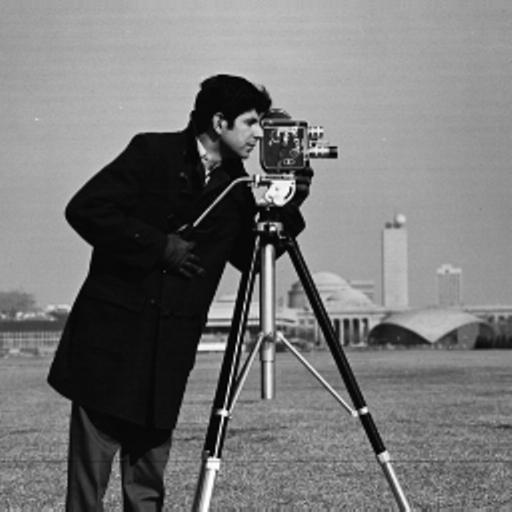
#> input picture Juve_Engine/python/data/cameraman.ppm, 512 x 512 px; the run also reads 1 picture not shown here
$ jupyter execute Ju-ve_Chankasemporn_C2.ipynb   (shell and % lines are left out)
#> lines starting #> are read from the running program, lines starting #| are printed output that depends on the picture; after the words box and inside, x2 and y2 are one past the last pixel; in counts of white or black regions, pixels touching at a corner belong together
## Census Exercise: Image loading and Display

In this exercise, we will investigate loading images and displaying them using:

- Python Image processing library - Pillow
- Open Computer Vision library - opencv
- Matplotlib
- Tkinter

[cell 1]
# Using Pillow: the image is displayed in the 'default' image viewer on the system
from PIL import Image

# Load the image from disk
img = Image.open('../data/cameraman.ppm')
#> img is the input picture: PIL image 512x512 RGB; min 0, max 255, mean 118.3

# Display the image
img.show("CS 370 Census Application")

[cell 2]
# Using OpenCV
import cv2

# Load the image
img = cv2.imread('../data/cameraman.ppm')

# OpenCV stores the state of this operation, so we can check if it went well
if img is None:  # 'None' is similar to 'null/void' in C/C++
    print('Error reading the image')
else:
    cv2.imshow('CS 370 Census Application', img)
    # OpenCV will close the image unless we tell it to wait
    # 0: wait indefinitely
    cv2.waitKey(0)
    cv2.destroyAllWindows()

[cell 3]
# Using matplotlib
import matplotlib.pyplot as plt
import matplotlib.image as mpimg


img = mpimg.imread('../data/cameraman.ppm')
print(img.shape)
#| (512, 512, 3)
print(type(img))
#| <class 'numpy.ndarray'>
plt.imshow(img)
plt.show()

[cell 4]
# Close all matplotlib plots
# Very important to avoid memory leaks
plt.close('all')

### Tkinter

Tkinter is the bridge from Python to the TCL/Tk library (which is used more commonly for cross-platform windowing operations). The process is slightly more involved than above, but should be familiar to anyone who has seen a game/event loop!

- First we setup the window (root)
- Next, load the image using Pillow
- We must convert the Pillow image object to a form that Tkinter can parse (using PhotoImage method)
- Finally, add the image as a 'child' component to the window (root) using a 'Label' component

More information on Tkinter can be found here: https://docs.python.org/3/library/tkinter.html

[cell 5]
import gc
import tkinter as tk
from tkinter import ttk
from PIL import Image, ImageTk

# Create the main window
root = tk.Tk()
root.title("CS 370 Census Application")
imageFrame = tk.Frame(root)
operationFrame = tk.Frame(root)

imageFrame.pack(side=tk.RIGHT)
operationFrame.pack(side=tk.LEFT)

# Path to your image file
# Make sure the image file is in the same directory as your script,
# or provide the full path to the image.
imageFile = "../data/cameraman.ppm"

try:
    # Open the image using PIL
    pilImage = Image.open(imageFile)

    # Convert the PIL image to a Tkinter PhotoImage
    tk_image = ImageTk.PhotoImage(pilImage)

    # Create a Label widget to display the image
    # Can also use the Canvas widget for more sophisticated functionality
    image_label = tk.Label(imageFrame, image=tk_image)
    image_label.pack(padx=10, pady=10)


except FileNotFoundError:
    error_label = tk.Label(imageFrame, text=f"Error: Image file '{imageFile}' not found.")
    error_label.pack(padx=10, pady=10)
except Exception as e:
    error_label = tk.Label(imageFrame, text=f"An error occurred: {e}")
    error_label.pack(padx=10, pady=10)

# Add a command line box to the bottom frame
treeView = ttk.Treeview(operationFrame)
treeView.pack(padx=10, pady=10)

# Start the Tkinter event loop
root.mainloop()

# gc is the built-in garbage collector for Python
gc.collect()

Let us try to do something useful with the Tkinter framework. We will construct a GUI that loads multiple images and allows us to switch between them.

[cell 6]
import os, gc
import tkinter as tk
from tkinter import ttk
from PIL import Image, ImageTk

root = tk.Tk()

root.title("CS 370 Census Application, part deux")
imageFrame = tk.Frame(root)
operationFrame = tk.Frame(root)

imageFrame.pack(side=tk.RIGHT)
operationFrame.pack(side=tk.LEFT)

# Add a command line box to the bottom frame
treeView = ttk.Treeview(operationFrame, selectmode='browse')
rootIID = treeView.insert('', -1, text="Image List")
treeView.pack(padx=10, pady=10)


####################################################
# [8 lines left out: function onTreeSelect, not called in this run]


####################################################
imageData = {}

# Instead of loading one image file, we are loading multiple files here
filenameList = [
    '../data/cameraman.ppm',
    '../data/butterfly-16.ppm',
    '../data/apple-20.ppm'
]
# Load all the images
for filename in filenameList:
    # Open the image using PIL
    print(f"Loading image {filename}")
    PILImage = Image.open(filename)

    # Convert the PIL image to a Tkinter PhotoImage
    TkImage = ImageTk.PhotoImage(PILImage)
    name = os.path.basename(filename)
    imageData[name] = TkImage

    treeView.insert(rootIID, -1, text=name)

# Create a Label widget to display the image
imageLabel = tk.Label(imageFrame, image=imageData['apple-20.ppm'])
imageLabel.pack(padx=10, pady=10)

treeView.bind('<<TreeviewSelect>>', onTreeSelect)

root.mainloop()
gc.collect()

### Your task

Your tasks for the census exercise are the following:
- Add a second image horizontally adjacent to the current image (use same padding parameters). By default both labels display the input image. In the future, the second image will display the output of an operation that we perform on the input image.
-  Add a text box at the bottom, the width of the entire frame that allows you to enter and execute "commands" as if entering them on a command line, e.g. "load _filename_" loads and displays a file in the two labels.

[cell 7]
# Implement your code here and upload the Jupyter notebook to Moodle assignment
import os, gc
import tkinter as tk
from tkinter import ttk
from PIL import Image, ImageTk, ImageOps

####################################################
# [18 lines left out: functions select_image, on_tree_select, not called in this run]

####################################################
def create_negative_image(pil_image):
    pil_RGB = pil_image.convert('RGB')
    negative_pil = ImageOps.invert(pil_RGB)
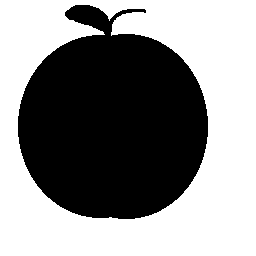
#> negative_pil: PIL image 256x256 RGB; 55.1% white; 1 black region, box (x1, y1, x2, y2) and area: (18, 5, 208, 219) 29436
    negative_tk = ImageTk.PhotoImage(negative_pil)

    return negative_tk

####################################################
# [21 lines left out: functions execute_command, load_image, not called in this run]
####################################################

imageData = {}

root = tk.Tk()

root.title("CS 370 Census Application, part deux")
#top
topFrame = tk.Frame(root)
operationFrame = tk.Frame(topFrame)
imageFrame = tk.Frame(topFrame)
outputImageFrame = tk.Frame(topFrame)
#bottom
commandFrame = tk.Frame(root)

#top
topFrame.pack(side=tk.TOP, fill=tk.BOTH, expand=True)
operationFrame.pack(side=tk.LEFT)
outputImageFrame.pack(side=tk.RIGHT)
imageFrame.pack(side=tk.RIGHT)
#bottom
commandFrame.pack(side=tk.BOTTOM, fill=tk.X)

# Add a command line box to the bottom frame
treeView = ttk.Treeview(operationFrame, selectmode='browse')
rootIID = treeView.insert('', -1, text="Image List")
treeView.pack(padx=10, pady=10)

# Instead of loading one image file, we are loading multiple files here
filenameList = [
    '../data/cameraman.ppm',
    '../data/butterfly-16.ppm',
    '../data/apple-20.ppm'
]

# Load all the images
for filename in filenameList:
    # Open the image using PIL
    print(f"Loading image {filename}")
    PILImage = Image.open(filename)

    # Convert the PIL image to a Tkinter PhotoImage
    TkImage = ImageTk.PhotoImage(PILImage)
    name = os.path.basename(filename)
    imageData[name] = TkImage

    treeView.insert(rootIID, -1, text=name)

# Create a Label widget to display the image
imageLabel = tk.Label(imageFrame, image=imageData['apple-20.ppm'])
imageLabel.pack(padx=10, pady=10)

# Output Image, make it negative at the start
default_pil = Image.open('../data/apple-20.ppm')
default_negative = create_negative_image(default_pil)

outputImageLabel = tk.Label(outputImageFrame, image=default_negative)
outputImageLabel.image = default_negative  # keep reference!
outputImageLabel.pack(padx=10, pady=10)

treeView.bind('<<TreeviewSelect>>', on_tree_select)

# For Command
commandLabel = tk.Label(commandFrame, text="Execute command:")
commandLabel.pack(side=tk.LEFT, padx=5, pady=5)

command_entry = ttk.Entry(commandFrame)
command_entry.pack(side=tk.LEFT, fill=tk.X, expand=True, padx=5, pady=5)
command_entry.bind("<Return>", execute_command)

root.mainloop()
gc.collect()
